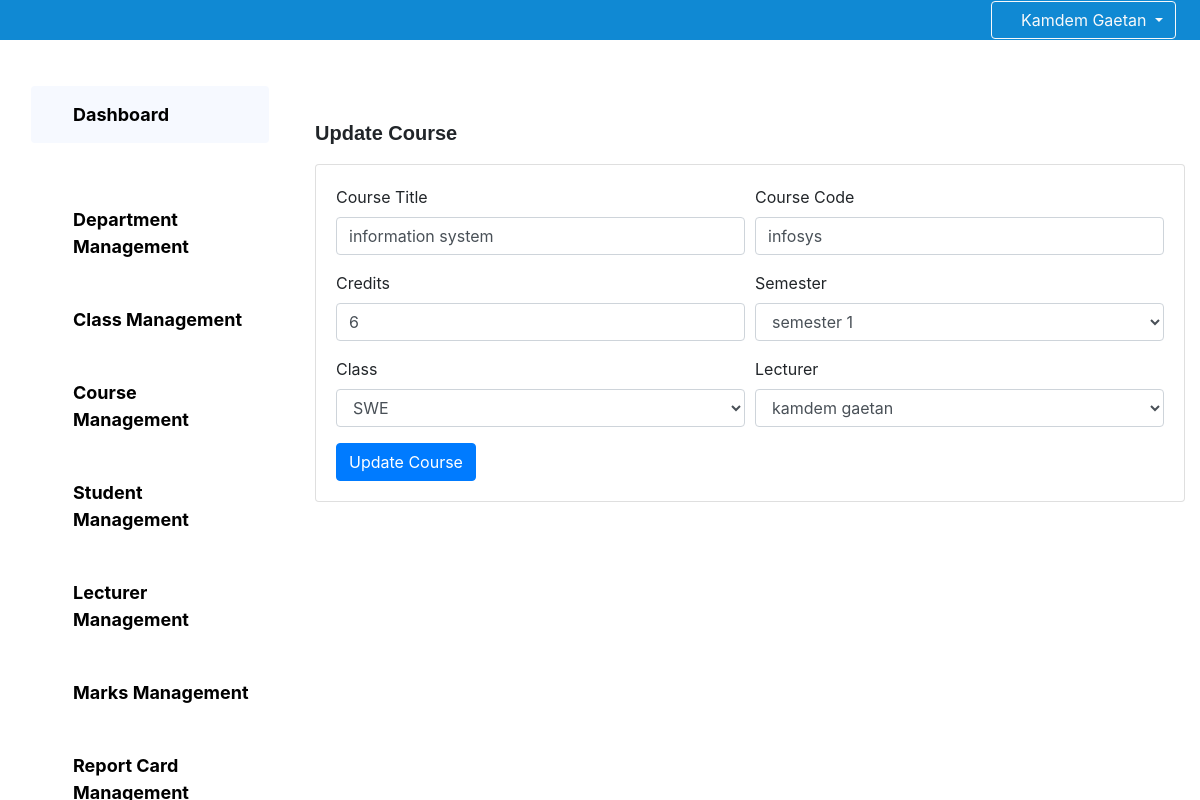
/administration/courses/1/update/ (signed in), run on an earlier commit of the app's database.
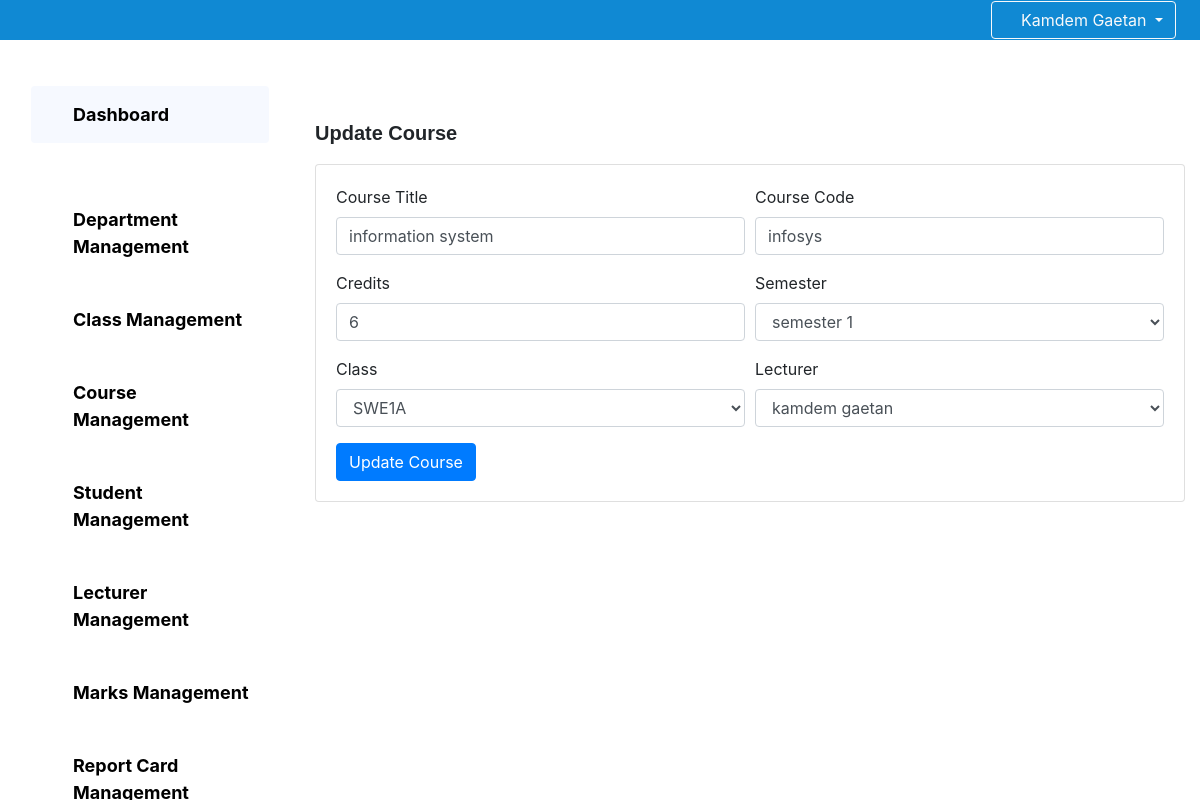
And on a later commit of the database.
### core/models.py (models this page shows, shortened)
class Course(models.Model):
    SEMESTER_1='semester 1'
    SEMESTER_2='semester 2'
    SEMESTER_3='semester 3'
    SEMESTER_4='semester 4'
    SEMESTER_5='semester 5'
    SEMESTER_6='semester 6'
    SEMESTER_7='semester 7'
    SEMESTER_8='semester 8'
    SEMESTER_9='semester 9'
    SEMESTER_10='semester 10'
    SEMESTER_11='semester 11'
    SEMESTER_12='semester 12'
    SEMESTER_13='semester 13'
    SEMESTER_14='semester 14'
    SEMESTER=(
        (SEMESTER_1,'semester 1'),(SEMESTER_2,'semester 2'),(SEMESTER_3,'semester 3'),(SEMESTER_4,'semester 4'),
        (SEMESTER_5,'semester 5'),(SEMESTER_6,'semester 6'),(SEMESTER_7,'semester 7'),(SEMESTER_8,'semester 8'),
        (SEMESTER_9,'semester 9'),(SEMESTER_10,'semester 10'),(SEMESTER_11,'semester 11'),(SEMESTER_12,'semester 12'),
        (SEMESTER_13,'semester 13'),(SEMESTER_14,'semester 14')
    )
    creator=models.ForeignKey(Administrator,on_delete=models.CASCADE)
    lecturer=models.ForeignKey(Lecturer,on_delete=models.CASCADE)
    classe=models.ForeignKey(Classe,on_delete=models.CASCADE)
    coursecode=models.CharField(max_length=10)
    coursetitle=models.CharField(max_length=255)
    credits=models.IntegerField()
    semester=models.CharField(max_length=25,choices=SEMESTER,default=SEMESTER_1)
    creationdate=models.DateField(default=timezone.now)

class Classe(models.Model):
    creator=models.ForeignKey(Administrator,on_delete=models.DO_NOTHING)
    classcode=models.CharField(max_length=10)
    classname=models.CharField(max_length=255)
    level=models.CharField(max_length=255,null=True)
    speciality=models.CharField(max_length=255)
    department=models.ForeignKey(Department,on_delete=models.DO_NOTHING,null=True)
    creationdate=models.DateField(default=timezone.now)

class Lecturer(models.Model):
    creator=models.ForeignKey(Administrator,on_delete=models.DO_NOTHING)
    user=models.OneToOneField(User,on_delete=models.CASCADE)
    usersname=models.CharField(max_length=255,null=True)
    department=models.ForeignKey(Department,on_delete=models.CASCADE)
    firstname=models.CharField(max_length=255)
    lastname=models.CharField(max_length=255)
    gender=models.CharField(max_length=1)
    dateofbirth=models.DateField()
    email=models.EmailField()
    creationdate=models.DateTimeField(auto_now=True)
    address=models.CharField(max_length=200,default='Logbaba')
    phonenumber=models.IntegerField(default=677285764)
    picture=models.ImageField(null=False,upload_to='lecturer_pictures',default='teacher.png')
    creationdate=models.DateField(default=timezone.now)

### core/Administration/views.py (the view, shortened to what this page needs)
# urls.py: path('courses/<id>/update/',views_administration.updatecourse, name='updatecourse'),
@login_required
def updatecourse(request, id):
    course = get_object_or_404(Course, id=id)
    classes = Classe.objects.all()
    lecturers = Lecturer.objects.all()
    return render(request, 'Administration/updatecourse.html', {
        'course': course,
        'classes': classes,
        'lecturers': lecturers,
        'semesters': Course.SEMESTER
    })

### template/Administration/updatecourse.html (shortened to what this page needs)
{% extends "Administration/base.html" %}
{% block dash %}
    <form method="post" enctype="multipart/form-data" class="needs-validation" novalidate>
        <p class="mt-5" style="font-size: 20px; font-weight: bolder; font-family: Arial, Helvetica, sans-serif;">Update Course</p>
        <div class="card bg-white mt-2 mb-5">
            <div class="card-body">
                <div class="form-row">
                    <div class="col-md-6 mb-3">
                        <label for="coursetitle">Course Title</label>
                        <input type="text" class="form-control" name="coursetitle" id="coursetitle" value="{{ course.coursetitle }}" required>
                    </div>
                    <div class="col-md-6 mb-3">
                        <label for="coursecode">Course Code</label>
                        <input type="text" class="form-control" name="coursecode" id="coursecode" value="{{ course.coursecode }}" required>
                    </div>
                </div>
                <div class="form-row">
                    <div class="col-md-6 mb-3">
                        <label for="credits">Credits</label>
                        <input type="number" class="form-control" name="credits" id="credits" value="{{ course.credits }}" required>
                    </div>
                    <div class="col-md-6 mb-3">
                        <label for="semester">Semester</label>
                        <select class="form-control" name="semester" id="semester" required>
                            {% for semester in semesters %}
                                <option value="{{ semester.0 }}" {% if course.semester == semester.0 %}selected{% endif %}>
                                    {{ semester.1 }}
                                </option>
                            {% endfor %}
                        </select>
                    </div>
                </div>
                <div class="form-row">
                    <div class="col-md-6 mb-3">
                        <label for="class">Class</label>
                        <select class="form-control" name="class" id="class" required>
                            {% for classe in classes %}
                                <option value="{{ classe.classcode }}" {% if course.classe.classcode == classe.classcode %}selected{% endif %}>
                                    {{ classe.classcode }}
                                </option>
                            {% endfor %}
                        </select>
                    </div>
                    <div class="col-md-6 mb-3">
                        <label for="lecturer">Lecturer</label>
                        <select class="form-control" name="lecturer" id="lecturer" required>
                            {% for lecturer in lecturers %}
                                <option value="{{ lecturer.firstname }}" {% if course.lecturer.firstname == lecturer.firstname %}selected{% endif %}>
                                    {{ lecturer.firstname }} {{ lecturer.lastname }}
                                </option>
                            {% endfor %}
                        </select>
                    </div>
                </div>
                <button type="submit" class="btn btn-primary">Update Course</button>
            </div>
        </div>
    </form>
{% endblock %}

What changed in the data, as far as the page shows it:
changed through a linked row, Course "information system": class "SWE" → "SWE1A"
